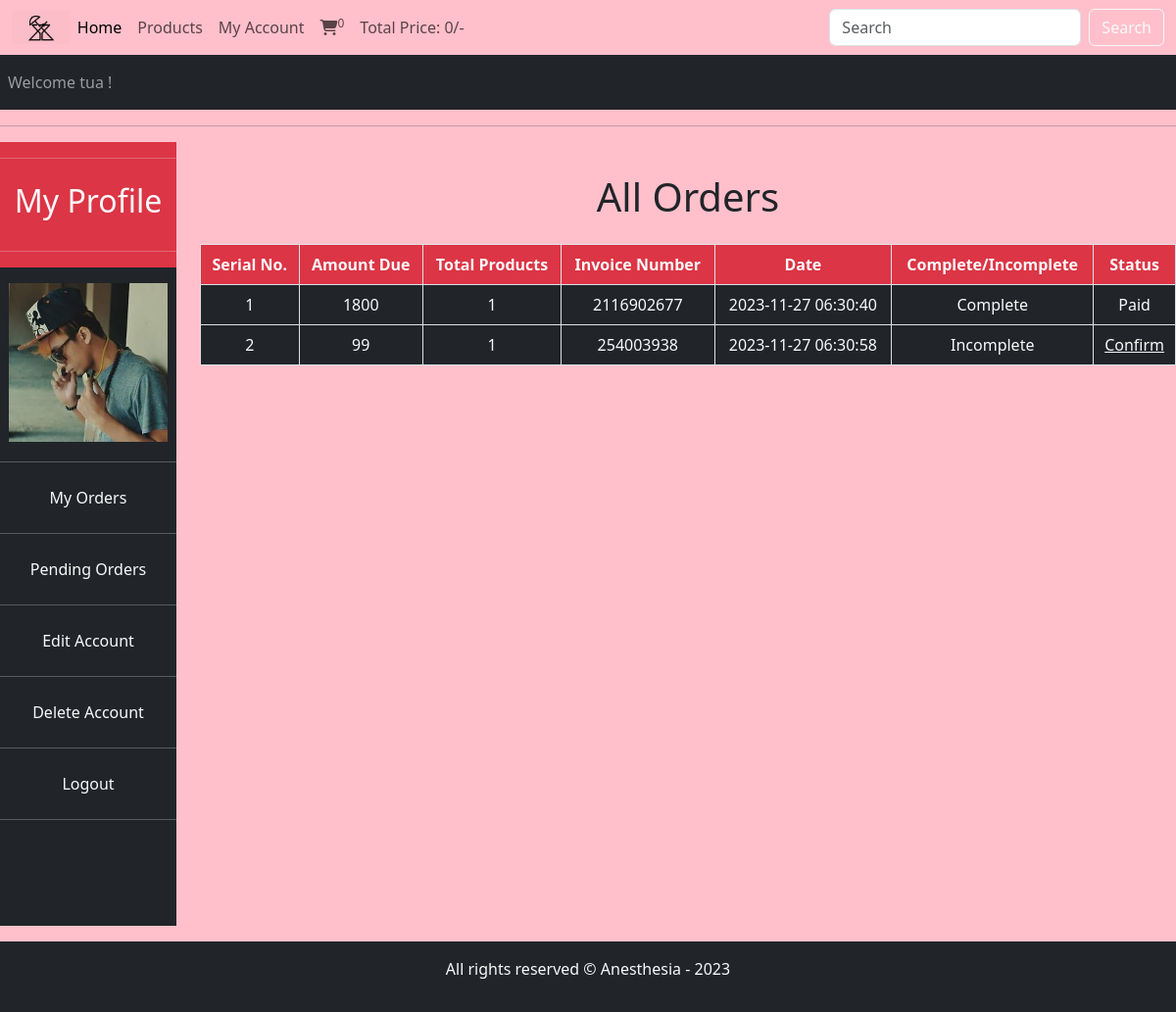
Screenshot of /users_area/profile.php?my_orders (signed in) with the database file from the repository.
### tables this page shows
CREATE TABLE `user_table` (
  `user_id` int(11) NOT NULL,
  `username` varchar(100) NOT NULL,
  `user_email` varchar(100) NOT NULL,
  `user_password` varchar(255) NOT NULL,
  `user_image` varchar(255) NOT NULL,
  `user_ip` varchar(100) NOT NULL,
  `user_address` varchar(255) NOT NULL,
  `user_mobile` varchar(20) NOT NULL
);

CREATE TABLE `user_orders` (
  `order_id` int(11) NOT NULL,
  `user_id` int(11) NOT NULL,
  `amount_due` int(255) NOT NULL,
  `invoice_number` int(255) NOT NULL,
  `total_products` int(255) NOT NULL,
  `order_date` timestamp NOT NULL DEFAULT current_timestamp() ON UPDATE current_timestamp(),
  `order_status` varchar(255) NOT NULL
);

### users_area/user_orders.php (the view, shortened to what this page needs)
<!DOCTYPE html>
<html lang="en">
<head>
</head>
<body>
    <?php
$username=$_SESSION['username'];
$get_user="Select * from `user_table` where username='$username'";
$result=mysqli_query($con,$get_user);
$row_fetch=mysqli_fetch_assoc($result);
$user_id=$row_fetch['user_id'];
    ?>
    <br>
    <h1 class="text-dark mt-2 mb-4">All Orders</h1>
    <table class="table table-bordered mt-3">
        <thead>
        <tr>
            <th class="bg-danger text-light">Serial No.</th>
            <th class="bg-danger text-light">Amount Due</th>
            <th class="bg-danger text-light">Total Products</th>
            <th class="bg-danger text-light">Invoice Number</th>
            <th class="bg-danger text-light">Date</th>
            <th class="bg-danger text-light">Complete/Incomplete</th>
            <th class="bg-danger text-light">Status</th>
        </tr>
        </thead>
        <tbody>
            <?php
$get_order_details="Select * from `user_orders` where user_id=$user_id";
$result_orders=mysqli_query($con,$get_order_details);
$number=1;
while($row_orders=mysqli_fetch_assoc($result_orders)){
    $order_id=$row_orders['order_id'];
    $amount_due=$row_orders['amount_due'];
    $total_products=$row_orders['total_products'];
    $invoice_number=$row_orders['invoice_number'];
    $order_status=$row_orders['order_status'];
    if($order_status=='pending'){
        $order_status='Incomplete';
    }else{
        $order_status='Complete';
    }
    $order_date=$row_orders['order_date'];
    echo "<tr>
    <td class='bg-dark text-light'>$number</td>
    <td class='bg-dark text-light'>$amount_due</td>
    <td class='bg-dark text-light'>$total_products</td>
    <td class='bg-dark text-light'>$invoice_number</td>
    <td class='bg-dark text-light'>$order_date</td>
    <td class='bg-dark text-light'>$order_status</td>";
    ?>
    <?php
    if($order_status=='Complete'){
        echo "<td class='bg-dark text-light'>Paid</td>";
    }else{
        echo "<td class='bg-dark text-light'><a href='confirm_payment.php?order_id=$order_id' class='text-light'>Confirm</a></td>
        </tr>";
    }
$number++;
}
?>
        </tbody>
    </table>
</body>
</html>

### users_area/profile.php (shortened to what this page needs)
<?php
include('../functions/common_function.php');
?>
<!DOCTYPE html>
<html lang="en">
<head>
    <link rel="stylesheet" href="css/bootstrap.css">
    <link rel="stylesheet" href="https://cdnjs.cloudflare.com/ajax/libs/font-awesome/6.4.2/css/all.min.css" />
    <link rel="stylesheet" href="../style.css">
</head>
<body style="background-color: pink">
    <div class="container-fluid p-0">
    <nav class="navbar navbar-expand-lg navbar-light" style="background-color: pink";>
  <div class="container-fluid">
    <img src="../images/LOGOOO.png" alt="" class="logo">
    <div class="collapse navbar-collapse" id="navbarSupportedContent">
      <ul class="navbar-nav me-auto mb-2 mb-lg-0">
        <li class="nav-item">
          <a class="nav-link active" aria-current="page" href="../index.php">Home</a>
        </li>
        <li class="nav-item">
          <a class="nav-link" href="../display_all.php">Products</a>
        </li>
        <li class="nav-item">
          <a class="nav-link" href="profile.php">My Account</a>
        </li>
        <li class="nav-item">
          <a class="nav-link" href="../cart.php"><i class="fa-solid fa-cart-shopping"></i><sup><?php cart_item(); ?></sup></a>
        </li>
        <li class="nav-item">
          <a class="nav-link" href="#">Total Price: <?php total_cart_price()?>/-</a>
        </li>
      </ul>
      <form class="d-flex" role="search" action="../search_product.php" method="get">
        <input class="form-control me-2" type="search" placeholder="Search" aria-label="Search" name="search_data" autocomplete="off">
        <input type="submit" value="Search" class="btn btn-outline-light" name="search_data_product">
      </form>
    </div>
  </div>
</nav>
<nav class="navbar navbar-expand-lg navbar-dark bg-dark">
    <ul class="navbar-nav me-auto">
        <?php
        if(!isset($_SESSION['username'])){
          echo "<li class='nav-item'>
          <a class='nav-link' href='#'>Welcome Guest</a>
        </li>";
        }else{
          echo "<li class='nav-item'>
          <a class='nav-link' href='#'>Welcome ".$_SESSION['username']." !</a>
        </li>";
        }
?>
    </ul>
</nav>
<div class="text-dark" style="background-color: pink">
<hr>
<div class="row mb-3">
    <div class="col-md-2">
        <ul class="navbar-nav bg-dark text-center" style="height:100vh">
        <li class="nav-item text-light bg-danger">
          <hr>
          <a class="nav-link" href="#"><h2>My Profile</h2></a>
          <hr>
        </li>
        <?php
$username=$_SESSION['username'];
$user_image="Select * from `user_table` where username='$username'";
$result_image=mysqli_query($con,$user_image);
$row_image=mysqli_fetch_array($result_image);
$user_image=$row_image['user_image'];
echo "<li class='nav-item text-light bg-dark'>
<img src='./user_images/$user_image' class='profile_img my-3 mb-1' alt=''>
</li>";
?>
        <hr class="text-light">
        <li class="nav-item text-light bg-dark">
          <a class="nav-link" href="profile.php?my_orders">My Orders</a>
        </li>
        <hr class="text-light">
        <li class="nav-item text-light bg-dark">
          <a class="nav-link" href="profile.php">Pending Orders</a>
        </li>
        <hr class="text-light">
        <li class="nav-item text-light bg-dark">
          <a class="nav-link" href="profile.php?edit_account">Edit Account</a>
        </li>
        <hr class="text-light">
        <li class="nav-item text-light bg-dark">
          <a class="nav-link" href="profile.php?delete_account">Delete Account</a>
        </li>
        <hr class="text-light">
        <li class="nav-item text-light bg-dark">
          <a class="nav-link" href="logout.php">Logout</a>
        </li>
        <hr class="text-light">
        </ul>
    </div>
    <div class="col-md-10 text-center">
        <?php
        if(isset($_GET['my_orders'])){
          include('user_orders.php');
        }
        ?>
    </div>
</div>
    <?php
      include("../includes/footer.php") ?>
        </div>
</body>
</html>

### style.css (style rules this page uses)
* { margin: 0; padding: 0; box-sizing: border-box; }
.logo { width: 5%; height: 5%; }

### users_area/profile.php (style rules this page uses)
body { overflow-x:hidden; }
.profile_img { width: 90%; margin: auto; display: block; object-fit: contain; }

### rows the page displays
user_table: user_image (picture)
user_orders: amount_due "1800", total_products "1", invoice_number "2116902677", order_date "2023-11-27 06:30:40", order_status "Complete", shows "Paid"
user_orders: amount_due "99", total_products "1", invoice_number "254003938", order_date "2023-11-27 06:30:58", order_status "Incomplete"

### other values shown
$count_cart_items "0"
$total_price "0"
$_SESSION['username'] "tua"
